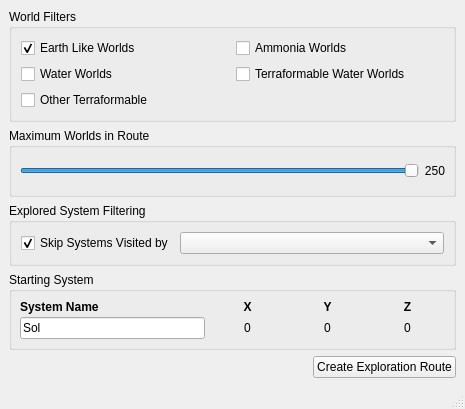
<?xml version="1.0" encoding="UTF-8"?>
<ui version="4.0">
 <class>ValueRouter</class>
 <widget class="QMainWindow" name="ValueRouter">
  <property name="geometry">
   <rect>
    <x>0</x>
    <y>0</y>
    <width>465</width>
    <height>409</height>
   </rect>
  </property>
  <property name="windowTitle">
   <string>Exploration Router</string>
  </property>
  <widget class="QWidget" name="centralWidget">
   <layout class="QVBoxLayout" name="verticalLayout">
    <item>
     <widget class="QGroupBox" name="groupBox">
      <property name="title">
       <string>World Filters</string>
      </property>
      <layout class="QGridLayout" name="gridLayout">
       <item row="0" column="0">
        <widget class="QCheckBox" name="elw">
         <property name="text">
          <string>Earth Like Worlds</string>
         </property>
         <property name="checked">
          <bool>true</bool>
         </property>
        </widget>
       </item>
       <item row="0" column="1">
        <widget class="QCheckBox" name="aw">
         <property name="text">
          <string>Ammonia Worlds</string>
         </property>
        </widget>
       </item>
       <item row="1" column="0">
        <widget class="QCheckBox" name="ww">
         <property name="text">
          <string>Water Worlds</string>
         </property>
        </widget>
       </item>
       <item row="1" column="1">
        <widget class="QCheckBox" name="wwt">
         <property name="text">
          <string>Terraformable Water Worlds</string>
         </property>
        </widget>
       </item>
       <item row="2" column="0">
        <widget class="QCheckBox" name="tf">
         <property name="text">
          <string>Other Terraformable</string>
         </property>
        </widget>
       </item>
      </layout>
     </widget>
    </item>
    <item>
     <widget class="QGroupBox" name="groupBox_5">
      <property name="sizePolicy">
       <sizepolicy hsizetype="MinimumExpanding" vsizetype="MinimumExpanding">
        <horstretch>0</horstretch>
        <verstretch>0</verstretch>
       </sizepolicy>
      </property>
      <property name="title">
       <string>Maximum Worlds in Route</string>
      </property>
      <layout class="QHBoxLayout" name="horizontalLayout_4">
       <property name="spacing">
        <number>5</number>
       </property>
       <property name="leftMargin">
        <number>8</number>
       </property>
       <property name="topMargin">
        <number>8</number>
       </property>
       <property name="rightMargin">
        <number>8</number>
       </property>
       <property name="bottomMargin">
        <number>8</number>
       </property>
       <item>
        <widget class="QSlider" name="systemCountSlider">
         <property name="sizePolicy">
          <sizepolicy hsizetype="Expanding" vsizetype="Fixed">
           <horstretch>0</horstretch>
           <verstretch>100</verstretch>
          </sizepolicy>
         </property>
         <property name="minimum">
          <number>1</number>
         </property>
         <property name="maximum">
          <number>250</number>
         </property>
         <property name="value">
          <number>250</number>
         </property>
         <property name="orientation">
          <enum>Qt::Horizontal</enum>
         </property>
         <property name="invertedControls">
          <bool>false</bool>
         </property>
         <property name="tickPosition">
          <enum>QSlider::NoTicks</enum>
         </property>
         <property name="tickInterval">
          <number>5</number>
         </property>
        </widget>
       </item>
       <item>
        <widget class="QLabel" name="systemCountLabel">
         <property name="sizePolicy">
          <sizepolicy hsizetype="Preferred" vsizetype="Preferred">
           <horstretch>0</horstretch>
           <verstretch>0</verstretch>
          </sizepolicy>
         </property>
         <property name="minimumSize">
          <size>
           <width>0</width>
           <height>0</height>
          </size>
         </property>
         <property name="text">
          <string>250</string>
         </property>
         <property name="alignment">
          <set>Qt::AlignRight|Qt::AlignTrailing|Qt::AlignVCenter</set>
         </property>
        </widget>
       </item>
      </layout>
     </widget>
    </item>
    <item>
     <widget class="QGroupBox" name="commanderFilterGroup">
      <property name="title">
       <string>Explored System Filtering</string>
      </property>
      <layout class="QGridLayout" name="gridLayout_3">
       <item row="0" column="1">
        <widget class="QComboBox" name="filterCommander">
         <property name="sizePolicy">
          <sizepolicy hsizetype="MinimumExpanding" vsizetype="Preferred">
           <horstretch>0</horstretch>
           <verstretch>0</verstretch>
          </sizepolicy>
         </property>
        </widget>
       </item>
       <item row="0" column="0">
        <widget class="QCheckBox" name="filterVisited">
         <property name="sizePolicy">
          <sizepolicy hsizetype="Minimum" vsizetype="Preferred">
           <horstretch>0</horstretch>
           <verstretch>0</verstretch>
          </sizepolicy>
         </property>
         <property name="text">
          <string>Skip Systems Visited by</string>
         </property>
         <property name="checked">
          <bool>true</bool>
         </property>
        </widget>
       </item>
      </layout>
     </widget>
    </item>
    <item>
     <widget class="QGroupBox" name="groupBox_7">
      <property name="sizePolicy">
       <sizepolicy hsizetype="MinimumExpanding" vsizetype="MinimumExpanding">
        <horstretch>0</horstretch>
        <verstretch>0</verstretch>
       </sizepolicy>
      </property>
      <property name="title">
       <string>Starting System</string>
      </property>
      <property name="flat">
       <bool>false</bool>
      </property>
      <layout class="QGridLayout" name="gridLayout_4">
       <property name="leftMargin">
        <number>8</number>
       </property>
       <property name="topMargin">
        <number>8</number>
       </property>
       <property name="rightMargin">
        <number>8</number>
       </property>
       <property name="bottomMargin">
        <number>8</number>
       </property>
       <property name="horizontalSpacing">
        <number>5</number>
       </property>
       <property name="verticalSpacing">
        <number>3</number>
       </property>
       <item row="0" column="0">
        <widget class="QLabel" name="label_6">
         <property name="font">
          <font>
           <weight>75</weight>
           <bold>true</bold>
          </font>
         </property>
         <property name="text">
          <string>System Name</string>
         </property>
        </widget>
       </item>
       <item row="0" column="2">
        <widget class="QLabel" name="label_5">
         <property name="font">
          <font>
           <weight>75</weight>
           <bold>true</bold>
          </font>
         </property>
         <property name="text">
          <string>Y</string>
         </property>
         <property name="alignment">
          <set>Qt::AlignCenter</set>
         </property>
        </widget>
       </item>
       <item row="1" column="2">
        <widget class="QLabel" name="y">
         <property name="sizePolicy">
          <sizepolicy hsizetype="Minimum" vsizetype="Preferred">
           <horstretch>0</horstretch>
           <verstretch>0</verstretch>
          </sizepolicy>
         </property>
         <property name="minimumSize">
          <size>
           <width>75</width>
           <height>0</height>
          </size>
         </property>
         <property name="font">
          <font>
           <weight>50</weight>
           <bold>false</bold>
          </font>
         </property>
         <property name="text">
          <string>0</string>
         </property>
         <property name="alignment">
          <set>Qt::AlignCenter</set>
         </property>
        </widget>
       </item>
       <item row="1" column="1">
        <widget class="QLabel" name="x">
         <property name="sizePolicy">
          <sizepolicy hsizetype="Minimum" vsizetype="Preferred">
           <horstretch>0</horstretch>
           <verstretch>0</verstretch>
          </sizepolicy>
         </property>
         <property name="minimumSize">
          <size>
           <width>75</width>
           <height>0</height>
          </size>
         </property>
         <property name="font">
          <font>
           <weight>50</weight>
           <bold>false</bold>
          </font>
         </property>
         <property name="text">
          <string>0</string>
         </property>
         <property name="alignment">
          <set>Qt::AlignCenter</set>
         </property>
        </widget>
       </item>
       <item row="0" column="3">
        <widget class="QLabel" name="label_8">
         <property name="font">
          <font>
           <weight>75</weight>
           <bold>true</bold>
          </font>
         </property>
         <property name="text">
          <string>Z</string>
         </property>
         <property name="alignment">
          <set>Qt::AlignCenter</set>
         </property>
        </widget>
       </item>
       <item row="1" column="3">
        <widget class="QLabel" name="z">
         <property name="sizePolicy">
          <sizepolicy hsizetype="Minimum" vsizetype="Preferred">
           <horstretch>0</horstretch>
           <verstretch>0</verstretch>
          </sizepolicy>
         </property>
         <property name="minimumSize">
          <size>
           <width>75</width>
           <height>0</height>
          </size>
         </property>
         <property name="font">
          <font>
           <weight>50</weight>
           <bold>false</bold>
          </font>
         </property>
         <property name="text">
          <string>0</string>
         </property>
         <property name="alignment">
          <set>Qt::AlignCenter</set>
         </property>
        </widget>
       </item>
       <item row="1" column="0">
        <widget class="NoBeepLineEdit" name="systemName">
         <property name="sizePolicy">
          <sizepolicy hsizetype="Expanding" vsizetype="Preferred">
           <horstretch>0</horstretch>
           <verstretch>100</verstretch>
          </sizepolicy>
         </property>
         <property name="toolTip">
          <string>Current system, used as starting point for route.</string>
         </property>
         <property name="text">
          <string>Sol</string>
         </property>
         <property name="placeholderText">
          <string/>
         </property>
        </widget>
       </item>
       <item row="0" column="1">
        <widget class="QLabel" name="label_7">
         <property name="font">
          <font>
           <weight>75</weight>
           <bold>true</bold>
          </font>
         </property>
         <property name="text">
          <string>X</string>
         </property>
         <property name="alignment">
          <set>Qt::AlignCenter</set>
         </property>
        </widget>
       </item>
      </layout>
     </widget>
    </item>
    <item>
     <layout class="QHBoxLayout" name="horizontalLayout_2">
      <property name="sizeConstraint">
       <enum>QLayout::SetDefaultConstraint</enum>
      </property>
      <item>
       <spacer name="horizontalSpacer">
        <property name="orientation">
         <enum>Qt::Horizontal</enum>
        </property>
        <property name="sizeType">
         <enum>QSizePolicy::MinimumExpanding</enum>
        </property>
        <property name="sizeHint" stdset="0">
         <size>
          <width>40</width>
          <height>20</height>
         </size>
        </property>
       </spacer>
      </item>
      <item>
       <widget class="QPushButton" name="createRouteButton">
        <property name="sizePolicy">
         <sizepolicy hsizetype="Preferred" vsizetype="Minimum">
          <horstretch>0</horstretch>
          <verstretch>0</verstretch>
         </sizepolicy>
        </property>
        <property name="text">
         <string>Create Exploration Route</string>
        </property>
       </widget>
      </item>
     </layout>
    </item>
   </layout>
  </widget>
  <widget class="QMenuBar" name="menubar">
   <property name="geometry">
    <rect>
     <x>0</x>
     <y>0</y>
     <width>465</width>
     <height>22</height>
    </rect>
   </property>
  </widget>
  <widget class="QStatusBar" name="statusBar"/>
 </widget>
 <customwidgets>
  <customwidget>
   <class>NoBeepLineEdit</class>
   <extends>QLineEdit</extends>
   <header location="global">src/NoBeepLineEdit.h</header>
  </customwidget>
 </customwidgets>
 <resources/>
 <connections>
  <connection>
   <sender>systemCountSlider</sender>
   <signal>valueChanged(int)</signal>
   <receiver>systemCountLabel</receiver>
   <slot>setNum(int)</slot>
   <hints>
    <hint type="sourcelabel">
     <x>236</x>
     <y>167</y>
    </hint>
    <hint type="destinationlabel">
     <x>431</x>
     <y>165</y>
    </hint>
   </hints>
  </connection>
 </connections>
</ui>
